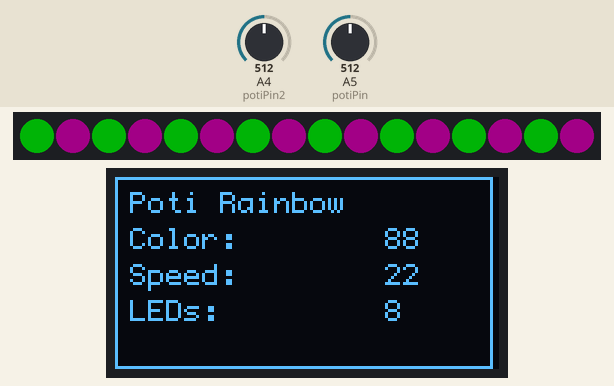
The sketch below on a simulated Arduino Uno, built with avr-gcc and run on an emulated ATmega328P. Parts: 16 RGB LEDs in strip order, left to right, 128×64 one-colour display. The test bench sets the inputs (shaded band); at power-on: A4 (potiPin2) = 512, A5 (potiPin) = 512. Dim RGB values are drawn brighter than linear.

Above: at 1.2 s.
1.3 s: A4 (potiPin2) set to 900
At 1.59 s:
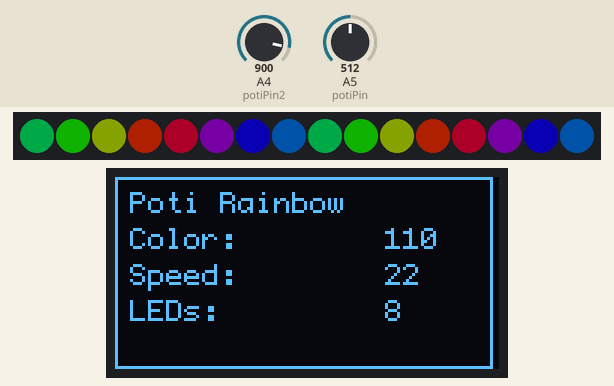
3.8 s: A5 (potiPin) set to 75
At 4.25 s:
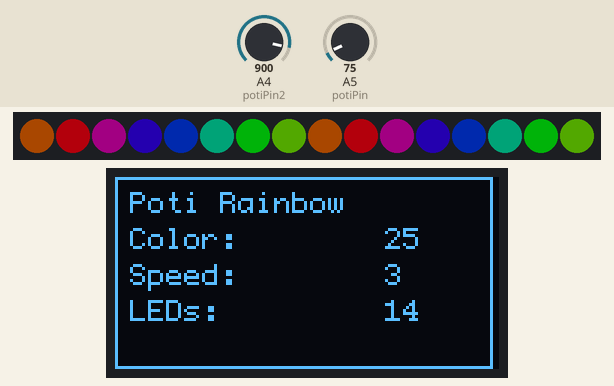
6.8 s: A4 (potiPin2) set to 716
At 7.12 s:
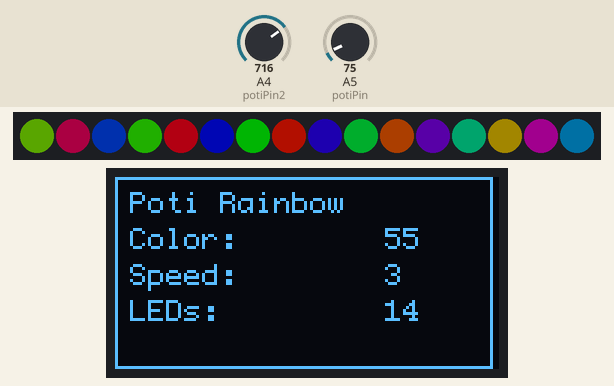
9.3 s: A4 (potiPin2) set to 245
At 9.7 s:
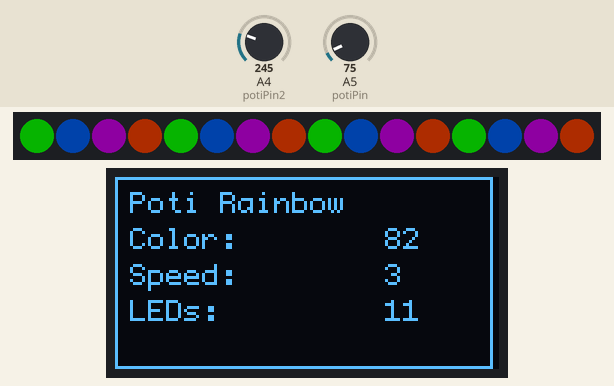
11.8 s: A5 (potiPin) set to 95
At 12.24 s:
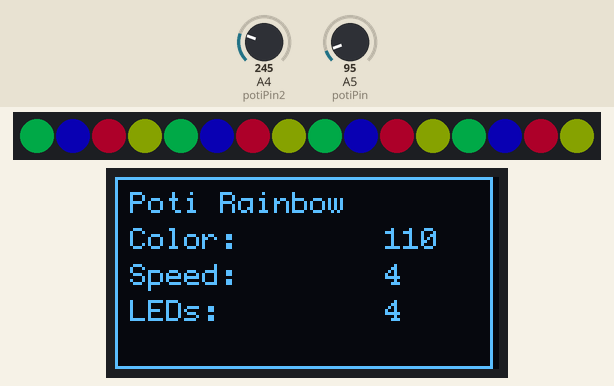
14.7 s: A5 (potiPin) set to 180
At 15.4 s:
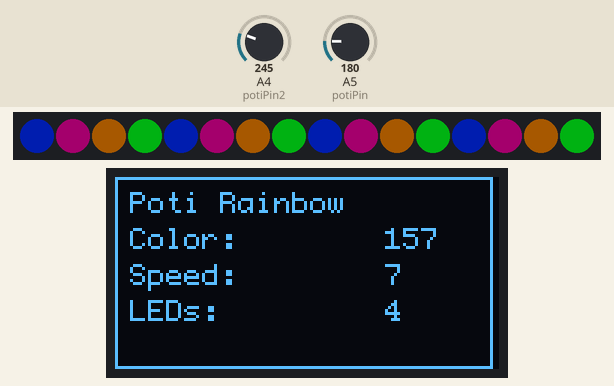
Timing chart, 0 to 17.7 s (numbered marks = the images above; inputs shaded):
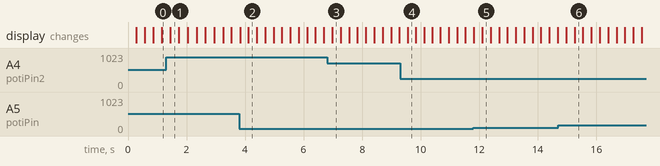

Measured:
- after the input at 1.3 s, the display: changes after 0.14 s (image 1)
- after the input at 3.8 s, the display: first differs from a run without the input after 0.31 s (image 2)
- after the input at 6.8 s, the display: changes after 0.18 s (image 3)
- after the input at 9.3 s, the display: changes after 0.26 s (image 4)

The sketch:

floating-rainbow-mit-2-potis.ino
```cpp
// This is a demonstration on how to use an input device to trigger changes on your neo pixels.
// You should wire a momentary push button to connect from ground to a digital IO pin.  When you
// press the button it will change to a new pixel animation.  Note that you need to press the
// button once to start the first animation!

#include <Adafruit_NeoPixel.h>
#include "U8glib.h"

#define BUTTON_PIN   2    // Digital IO pin connected to the button.  This will be
                          // driven with a pull-up resistor so the switch should
                          // pull the pin to ground momentarily.  On a high -> low
                          // transition the button press logic will execute.

#define PIXEL_PIN    6    // Digital IO pin connected to the NeoPixels.

#define PIXEL_COUNT 16

// Parameter 1 = number of pixels in strip,  neopixel stick has 8
// Parameter 2 = pin number (most are valid)
// Parameter 3 = pixel type flags, add together as needed:
//   NEO_RGB     Pixels are wired for RGB bitstream
//   NEO_GRB     Pixels are wired for GRB bitstream, correct for neopixel stick
//   NEO_KHZ400  400 KHz bitstream (e.g. FLORA pixels)
//   NEO_KHZ800  800 KHz bitstream (e.g. High Density LED strip), correct for neopixel stick
Adafruit_NeoPixel strip = Adafruit_NeoPixel(PIXEL_COUNT, PIXEL_PIN, NEO_GRB + NEO_KHZ800);

// Oled Display
int d0 = 8;
int d1 = 9;
int res = 10;
int dc = 11;
int cs = 12;
U8GLIB_SH1106_128X64 u8g(d0, d1, cs, dc, res);


// durchlaufvariable für start-color
// wird im Loop hochgezählt
int j = 0;
int dt = 1;
int leds = 16;

// 10k Poti an pin A5
// links/rechts an Vcc und Gnd
// mitte an A5
int potiPin = A5;
int potiPin2 = A4;

void setup() {
//  u8g.setRot180();
  strip.setBrightness(64);
  strip.begin();
  strip.show(); // Initialize all pixels to 'off'
}

void loop() {
  dt = map(analogRead(potiPin), 0, 1023, 0, 45);
  leds = map(analogRead(potiPin2), 0, 1000, 1, 16);


  for(int i=0; i< strip.numPixels(); i++) {
      strip.setPixelColor(i, Wheel(( (i * 256 / strip.numPixels()*leds) +j) ));
  }
/*
 for(int i=0; i< strip.numPixels(); i++) {
    if(i<leds)
      strip.setPixelColor(i, Wheel(( (i * 256 / leds) +j) ));
    else
      strip.setPixelColor(i, 0,0,0);
  }
*/
  strip.show();

 // Farbbeginn hochzählen
  j=j+dt;
  if (j>255){
    j=0;
  }


  // drawing lcd
  u8g.firstPage();
  do {
    fillLCD();
  } while( u8g.nextPage() );

  delay(20);
}


// Input a value 0 to 255 to get a color value.
// The colours are a transition r - g - b - back to r.
uint32_t Wheel(byte WheelPos) {
  WheelPos = 255 - WheelPos;
  if(WheelPos < 85) {
    return strip.Color(255 - WheelPos * 3, 0, WheelPos * 3);
  }
  if(WheelPos < 170) {
    WheelPos -= 85;
    return strip.Color(0, WheelPos * 3, 255 - WheelPos * 3);
  }
  WheelPos -= 170;
  return strip.Color(WheelPos * 3, 255 - WheelPos * 3, 0);
}


void fillLCD(void){
//  u8g.setFont(u8g_font_unifont);  // select font
  u8g.setFont(u8g_font_profont11);  // select font
  int zeilenAbstand = 12;
  u8g.drawFrame(0,0,126,64);
  u8g.drawStr(5, 1*zeilenAbstand, "Poti Rainbow");
  u8g.drawStr(5, 2*zeilenAbstand, "Color:");
  u8g.drawStr(5, 3*zeilenAbstand, "Speed:");
  u8g.drawStr(5, 4*zeilenAbstand, "LEDs:");
  u8g.setPrintPos(90, 2*zeilenAbstand);  // set position
  u8g.print(j);  //
  u8g.setPrintPos(90, 3*zeilenAbstand);  // set position
  u8g.print(dt);  //
  u8g.setPrintPos(90, 4*zeilenAbstand);  // set position
  u8g.print(leds);  //
 }
```
